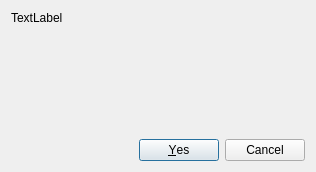
<?xml version="1.0" encoding="UTF-8"?>
<ui version="4.0">
 <class>UpgradeDialog</class>
 <widget class="QDialog" name="UpgradeDialog">
  <property name="geometry">
   <rect>
    <x>0</x>
    <y>0</y>
    <width>316</width>
    <height>172</height>
   </rect>
  </property>
  <property name="windowTitle">
   <string>Database Upgrade Required</string>
  </property>
  <property name="modal">
   <bool>true</bool>
  </property>
  <layout class="QVBoxLayout" name="verticalLayout">
   <item>
    <widget class="QLabel" name="m_UpgradeLabel">
     <property name="text">
      <string>TextLabel</string>
     </property>
     <property name="wordWrap">
      <bool>true</bool>
     </property>
    </widget>
   </item>
   <item>
    <spacer name="verticalSpacer">
     <property name="orientation">
      <enum>Qt::Vertical</enum>
     </property>
     <property name="sizeHint" stdset="0">
      <size>
       <width>20</width>
       <height>40</height>
      </size>
     </property>
    </spacer>
   </item>
   <item>
    <widget class="QDialogButtonBox" name="buttonBox">
     <property name="orientation">
      <enum>Qt::Horizontal</enum>
     </property>
     <property name="standardButtons">
      <set>QDialogButtonBox::Cancel|QDialogButtonBox::Yes</set>
     </property>
    </widget>
   </item>
  </layout>
 </widget>
 <resources/>
 <connections>
  <connection>
   <sender>buttonBox</sender>
   <signal>accepted()</signal>
   <receiver>UpgradeDialog</receiver>
   <slot>accept()</slot>
   <hints>
    <hint type="sourcelabel">
     <x>248</x>
     <y>254</y>
    </hint>
    <hint type="destinationlabel">
     <x>157</x>
     <y>274</y>
    </hint>
   </hints>
  </connection>
  <connection>
   <sender>buttonBox</sender>
   <signal>rejected()</signal>
   <receiver>UpgradeDialog</receiver>
   <slot>reject()</slot>
   <hints>
    <hint type="sourcelabel">
     <x>316</x>
     <y>260</y>
    </hint>
    <hint type="destinationlabel">
     <x>286</x>
     <y>274</y>
    </hint>
   </hints>
  </connection>
 </connections>
</ui>
